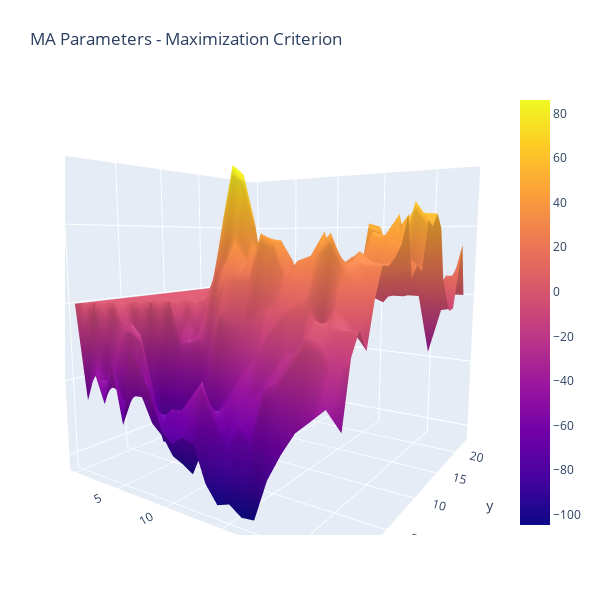

Write notebook code for a chart like this one.
### Code cell
# There are various ways to plot

z = MACritij
fig = go.Figure(data=[go.Surface(z=z)])
fig.update_layout(title='MA Parameters - Maximization Criterion', 
                  scene_camera_eye=dict(x=1, y=-1.5, z=0.25),
                  autosize=False,
                  width=600, height=600,
                  margin=dict(l=65, r=50, b=65, t=90))
fig

### Figure 1 — Plotly figure (JSON) as saved in the notebook; plotly's stock layout.template omitted (floating-point values rounded to 4 significant figures; data arrays with more than 128 entries replaced by an {"elided": "..."} marker saying what was removed)
{"data": [{"type": "surface", "z": {"elided": "24x24 float values"}}], "layout": {"autosize": false, "height": 600, "margin": {"b": 65, "l": 65, "r": 50, "t": 90}, "scene": {"camera": {"eye": {"x": 1, "y": -1.5, "z": 0.25}}}, "title": {"text": "MA Parameters - Maximization Criterion"}, "width": 600}}
